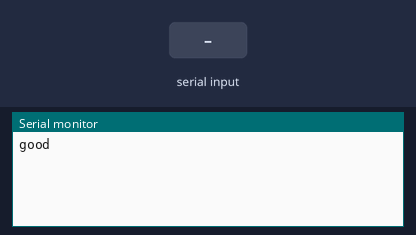
The sketch below on a simulated Arduino Uno, built with avr-gcc and run on an emulated ATmega328P. Shown: the last lines printed to the serial monitor. The inputs (shaded band) are chosen by the test bench.

Above: at 1.2 s.
1.3 s: "1" received over the second serial link
At 2.5 s:
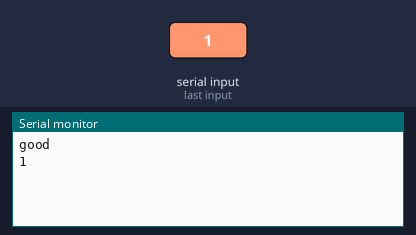
2.8 s: "0" received over the second serial link
At 3.9 s:
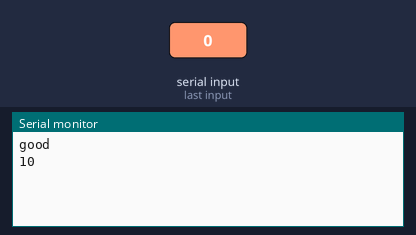

Measured:
- after the input at 1.3 s, the serial monitor: prints a new line at once (image 1)
- after the input at 2.8 s, the serial monitor: prints a new line at once (image 2)

The sketch:

bluetooth_ulrd.ino
```cpp
#include <SoftwareSerial.h>

#define tx 2
#define rx 3

SoftwareSerial blue(2, 3);

void setup() {
  Serial.begin(9600);
  while(!Serial)
    {;}
  blue.begin(9600);
  blue.println("hi ");
  Serial.println("good");
}

void loop() {
  if(blue.available())
  {
    Serial.write(blue.read());
  }
  if(Serial.available())
    blue.write(Serial.read());
}
```
